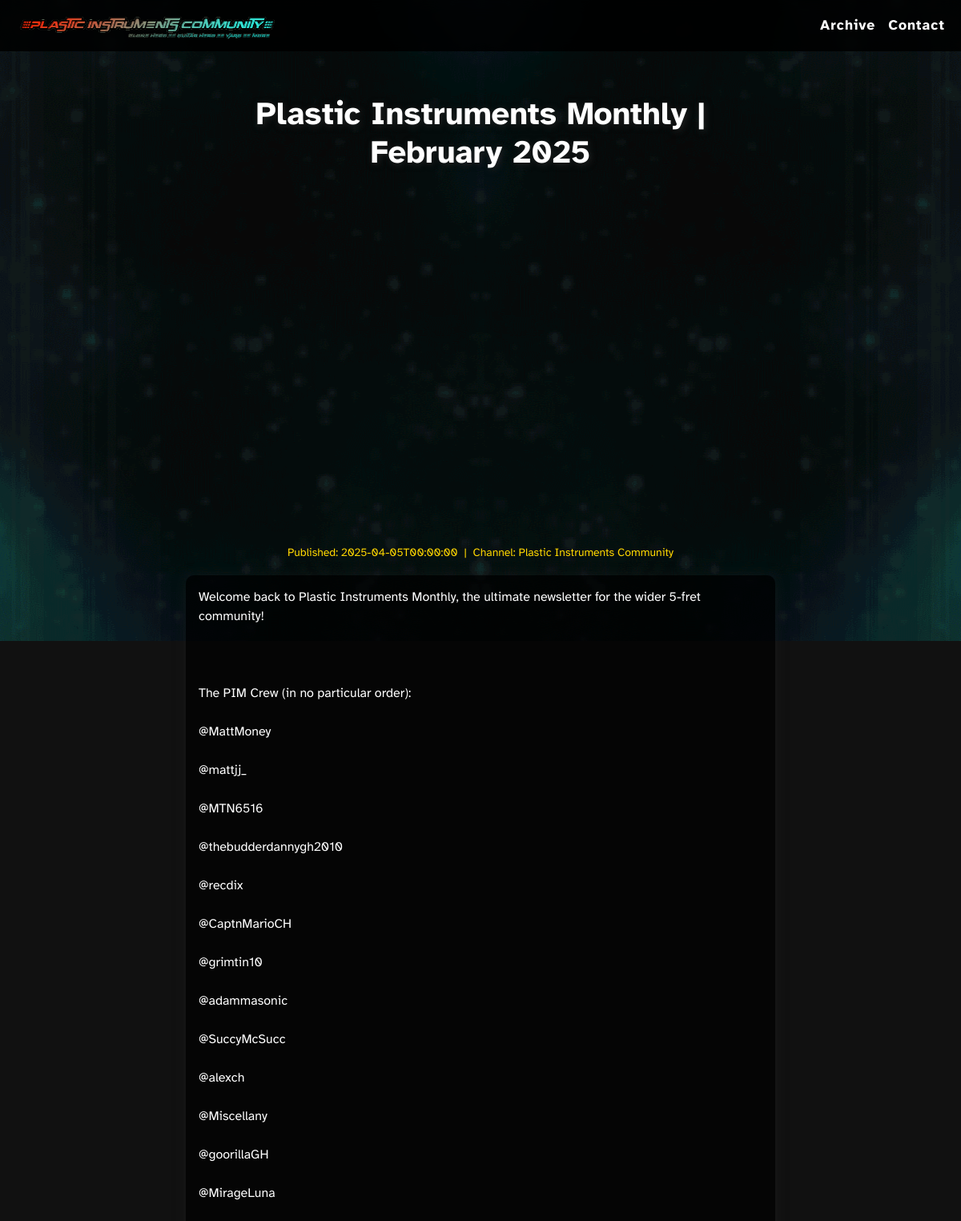
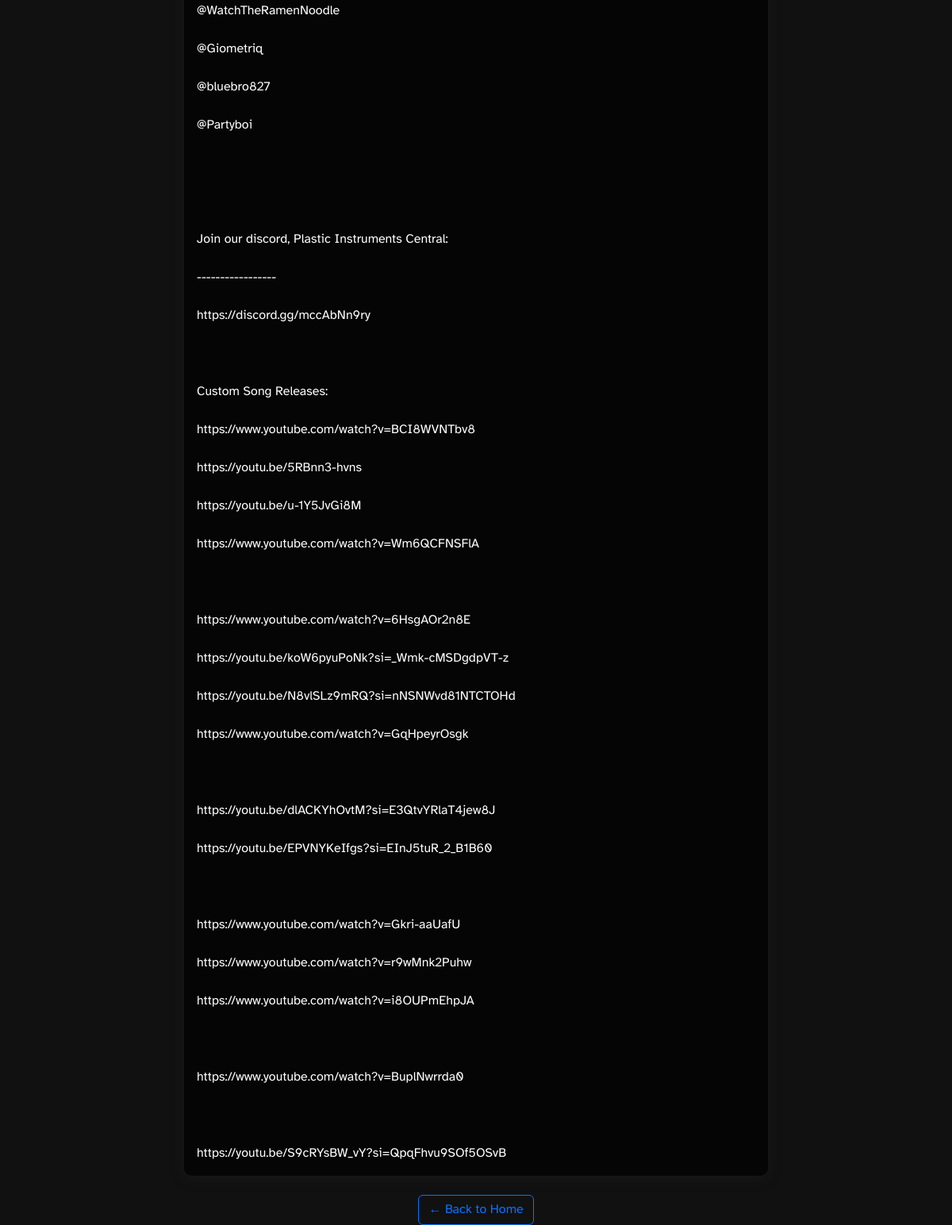
Page /video.php?id=4mgayBRyEm8 on the committed database (2 pictures, top to bottom).
### tables this page shows
CREATE TABLE videos (
    id TEXT PRIMARY KEY,
    title TEXT NOT NULL,
    description TEXT,
    thumbnail_url TEXT,
    published_at TEXT,
    channel_title TEXT
);

### public/video.php (the view, shortened to what this page needs)
<?php
function get_video_by_id($db_path, $id) {
    try {
        $db = new SQLite3($db_path, SQLITE3_OPEN_READONLY);
        $stmt = $db->prepare('SELECT * FROM videos WHERE id = :id');
        $stmt->bindValue(':id', $id, SQLITE3_TEXT);
        $result = $stmt->execute();
        $video = $result->fetchArray(SQLITE3_ASSOC);
        return [$video, null];
    } catch (Exception $e) {
        return [null, 'Database error: ' . htmlspecialchars($e->getMessage())];
    }
}
$db_path = realpath(__DIR__ . '/../db/videos.db');
$id = isset($_GET['id']) ? $_GET['id'] : '';
[$video, $error] = get_video_by_id($db_path, $id);
?><!DOCTYPE html>
<html lang="en">
<head>
  <link href="https://cdn.jsdelivr.net/npm/bootstrap@5.3.0/dist/css/bootstrap.min.css" rel="stylesheet">
  <link rel="stylesheet" href="assets/css/bootstrap-theme.css">
</head>
<body>
  <nav class="navbar navbar-expand-lg fixed-top">
    <div class="container-fluid">
      <a class="navbar-brand" href="index.php">
        <img src="assets/images/logo-xprnt.png" alt="Plastic Instruments Logo" height="48">
      </a>
      <div class="collapse navbar-collapse" id="navbarNav">
        <ul class="navbar-nav ms-auto">
          <li class="nav-item">
            <a class="nav-link" href="archive/index.html">Archive</a>
          </li>
          <li class="nav-item">
            <a class="nav-link" href="contact.html">Contact</a>
          </li>
        </ul>
      </div>
    </div>
  </nav>
  <div class="container" style="padding-top: 120px;">
    <div class="row justify-content-center">
      <div class="col-12 col-lg-8">
        <?php if ($error): ?>
          <div class="alert alert-danger" role="alert"><?=htmlspecialchars($error)?></div>
        <?php elseif ($video): ?>
          <h1 class="text-center mb-4" style="text-shadow: 2px 2px 8px #222;"><?=htmlspecialchars($video['title'])?></h1>
          <div class="ratio ratio-16x9 mb-4">
            <iframe src="https://www.youtube.com/embed/<?=htmlspecialchars($video['id'])?>"
                    allowfullscreen
                    title="YouTube video player for <?=htmlspecialchars($video['title'])?>"
                    aria-label="YouTube video player for <?=htmlspecialchars($video['title'])?>"></iframe>
          </div>
          <div class="text-center mb-3" style="color: #ffd700;">
            <small>
              Published: <?=htmlspecialchars($video['published_at'])?>
              <?php if (!empty($video['channel_title'])): ?>
                &nbsp;|&nbsp; Channel: <?=htmlspecialchars($video['channel_title'])?>
              <?php endif; ?>
            </small>
          </div>
          <div class="card mb-4">
            <div class="card-body">
              <div style="white-space: pre-line;"><?=nl2br(htmlspecialchars($video['description']))?></div>
            </div>
          </div>
          <div class="text-center">
            <a href="index.php" class="btn btn-outline-primary" aria-label="Back to Home">&larr; Back to Home</a>
          </div>
        <?php endif; ?>
      </div>
    </div>
  </div>
</body>
</html>

### rows in the picture
videos: title "Plastic Instruments Monthly | February 2025", published_at "2025-04-05T00:00:00", channel_title "Plastic Instruments Community", description "Welcome back to Plastic Instruments Monthly, the ultimate newsletter for the wider 5-fret community! The PIM Crew (in no particular order): @MattMoney @mattjj_ @MTN6516 @thebudderdannygh2010 @recdix @CaptnMarioCH @grimtin10 @adammasonic @SuccyMcSucc @alexch @Miscellany @goorillaGH @MirageLuna @WatchTheRamenNoodle @Giometriq @bluebro827 @Partyboi Join our discord, Plastic Instruments Central: ----------------- https://discord.gg/mccAbNn9ry Custom Song Releases: https://www.youtube.com/watch?v=BCI8WVNTbv8 https://youtu.be/5RBnn3-hvns https://youtu.be/u-1Y5JvGi8M https://www.youtube.com/watch?v=Wm6QCFNSFlA https://www.youtube.com/watch?v=6HsgAOr2n8E…"
